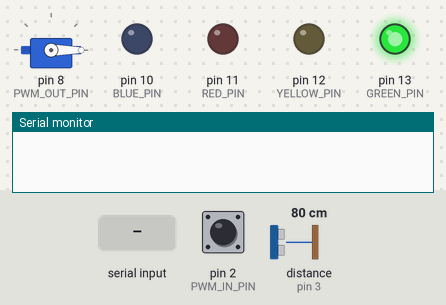
A sketch run on a simulated Arduino Uno, built with avr-gcc and run on an emulated ATmega328P. Shown: servo, output pins drawn as LEDs (lit = HIGH), the last lines printed to the serial monitor. Wiring (inferred from the names in the program): ultrasonic range finder: trigger pin 4; echo pin 3. The test bench sets the inputs (shaded band); at power-on: pin 2 (PWM_IN_PIN) LOW, distance to the obstacle (sensor on pin 3) 80 cm. The echo pulse lasts 58.3 µs per cm; pins used as bus, display or sensor lines are not drawn.

Above: at 1.2 s.
1.3 s: "90,45\n" received over Serial
3.8 s: pin 2 (PWM_IN_PIN) pulsed HIGH 2 times (0.12 s each, 0.3 s apart)
At 5.2 s:
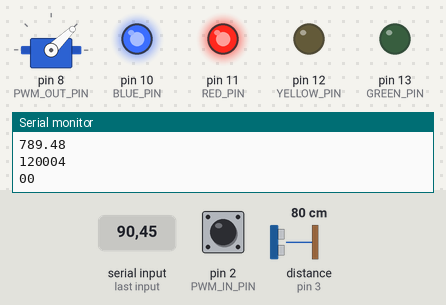
Timing chart, 0 to 6.8 s (numbered marks = the images above; inputs shaded):
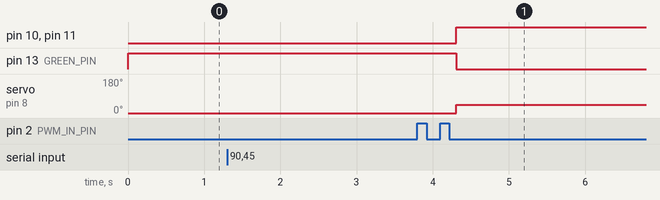

Measured:
- after the input at 3.8 s, pin 10 (BLUE_PIN), pin 11 (RED_PIN): LOW → HIGH after 0.51 s; pin 13 (GREEN_PIN): HIGH → LOW after 0.51 s; servo on pin 8 (PWM_OUT_PIN): 0° → 44° after 0.51 s

The sketch:

CollisionAvoidanceSystem.ino
```cpp
/*
   CollisionAvoidanceSystem

   This program is a collison avoidance system for an RC car. This
   program read the signal(PWM) sent by the receiver that is supposed
   to be received by the ESC(Electronic Speed Controller/Motor controller) and
   return them to the ESC using the servo library to create pwm signal but if
   the Ultrasonic sensor detect the RC car will hit a wall send the pwm value
   associated with breaking to the ESC instead of the value sent by receiver
   to prevent collision.

   Component:
    - Arduino Board used: Arduino UNO
    - UDS: Ultrasonic Distance Sensor(HC-SR04) https://www.elecfreaks.com/blog/post/hc-sr04-ultrasonic-module-user-guide.html https://www.sparkfun.com/products/15569
    - BD-LLC: Bi-Direcrional Logic Level Converter(BOB-12009) https://learn.sparkfun.com/tutorials/bi-directional-logic-level-converter-hookup-guide/all
    - SMPS: 5V Step-Up/Step-Down Voltage Regulator(S9V11F5) https://www.pololu.com/product/2836

    - Rc Car used: Latrax Rally
        - ESC(built in): Traxxas 3045r LaTrax Waterproof Electronic Speed Control
        - Rx(built in): Traxxas 3046 LaTrax 3-channel 2.4GHz Micro Receiver
        - Motor(built in): Traxxas 7575X Brushed DC Motor 370 (28-Turn)
        - 3 capacitor of 100000pF(built in) on the Dc Motor(C1, C2, C3)
        - Servo Motor(built in): Traxxas 2065 Sub-Micro Waterproof Servo
        - Transmitter: Traxxas 3047 LaTrax 2.4GHz, 2-channel (transmitter only)
        - Battery: 6.0v NiMh 1200mAh 5 cell


   Circuit(schematic and complete circuit the RC on link bellow (not yet)):
    - ESC Vout to rx Ch2 Vin, SMPS Vin, BD-LLC HV(Input)
    - ESC Gnd to Arduino Gnd(In), SMPS Gnd, rx Ch2 Gnd, BD-LLC Gnd for Hv
    - Arduino Vin to SMPS Vout
    - Arduino 5v(Out) to BD-LLC LV(Input), UDS Vcc(In)
    - Arduino Gnd to BD-LLC Gnd for Lv, UDS Gnd
    - Arduino Pin 2(Input, Interrupt) to BD-LLC Lv Ch1 (Bidirectional)
    - Arduino Pin 3(Input, Interrupt) to UDS ECHO_PIN Pin(Output)
    - Arduino Pin 4(Output) to UDS Trig Pin(Input)
    - Arduino Pin 8(Output) to ESC Pwm (Input)
    - rx CH2 Pwm (Output) to BD-LLC Hv Ch1 (Bidirectional)

    //not sure i should put rest of the circuit
    - Battery+ to ESC Vin
    - Battery- to ESC Gnd(in)
    - ESC Vout to Motor+, C1, C3
    - ESC Gnd to Motor-, C2, C3
    - Gnd to C1, C2
    - rx CH1 Vout to Servo Vin
    - rx CH1 Gnd to Servo Gnd
    - rx CH1 Pmw (Output) to Servo Pwm(Input)


   Width of PWM signal in MicroSecond associated to action:
    aproximately 1495 to 2000 or more foward(2000 is full throtle)
    aproximately 1445 to aproximately 1495 = neutral
    1000 to aproximately 1445 = reverse or break if Rc is going foward smaller num = more breaking power

   Project Start: 2 August 2021
    By Mathieu Trudelle
   Last Modified: 2 August 2021
    By Mathieu Trudelle
*/
///////////////////////////////////////////////////////////
/*
   TODO
    if rc in neutral and near a wall dont go on reverse
    if rc is stopped wait for user to go on neutral then give back control to user but in safeMode
    if in safe mode and user get away from wall disable safe mode
    if user go foward in safeMode go 10% of speed
    if user is in safeMode and get really close to a wall user enter danger mode
    if user enter dangerMode stop car until user go to neutral and allow only reverse and neutral contrl
    if user is in dangerMode, it is enabled until user isn't near wall

    try fixing problem that when starting rc cant automatically take controll or make sure that if user
    start car infront of obstacle it at least wait until the connection is well made before taking control
*/
#include <Servo.h>//to help sending pwm signal to ESC

#define PWM_IN_PIN 2//interrupt pin intercepting signal sent by receiver to ESC
#define PWM_OUT_PIN 8//output pin sending back intercepted signal to the ESC
#define ECHO_PIN 3//interrupt pin receiving the signal sent back by the UDS representing the time to receive signal after sending it in us
#define TRIGGER_PIN 4//output pin sending a signal of 10 us to the HC-Sr04 to activate i

#define REVERSE 0
#define NEUTRAL 1
#define DRIVE 2
#define BACKWARD 0
#define IMMOBILE 1//change bame
#define FOWARD 2

//#define DELAY_TIMER_TRIGGER 200000
#define VAL_BREAK 1000//width in Micro seconds of PWM signal associated to breaking
#define VAL_NEUTRAL 1470

#define BREAK_DISTANCE 1500//in mm

Servo my_transmitter;
bool is_breaking = false;
//bool is_user_restricted = true;
bool is_neutral = false;
long timer_trigger;
byte car_state;//0 moving back 1 not moving 2 moving foward

volatile float wall_distance;
volatile bool is_accurate_distance;

//volatile bool sendNewTrig = true, immobile;
volatile unsigned long rx_pulse_length;
//volatile unsigned long pulseStartTime, pulseWidth, lastPulse, ECHO_PINStart, ECHO_PINDuration, wallDistance;

/////////////////testing/debuging variable
#define BLUE_PIN 10
#define RED_PIN 11
#define YELLOW_PIN 12
#define GREEN_PIN 13
volatile bool is_using_serial_debug = false;


/*
   method called at the start of program. Set
   the pinMode, asign ISR to interrups pin
   and set pin that return new PWM signal
*/
void setup() {
  Serial.begin(9600);

  pinMode(PWM_IN_PIN, INPUT);
  pinMode(ECHO_PIN, INPUT);
  pinMode(TRIGGER_PIN, OUTPUT);
  my_transmitter.attach(PWM_OUT_PIN);

  attachInterrupt(digitalPinToInterrupt(PWM_IN_PIN), handle_rx_signal_isr, CHANGE);
  attachInterrupt(digitalPinToInterrupt(ECHO_PIN), handle_uds_echo_isr, CHANGE);

  digitalWrite(TRIGGER_PIN, LOW);//not sure is useful

  pinMode(BLUE_PIN, OUTPUT);
  pinMode(RED_PIN, OUTPUT);
  pinMode(YELLOW_PIN, OUTPUT);
  pinMode(GREEN_PIN, OUTPUT);
}

/*
   Main loop
   - transmit signal to the ESC depending on value of breaking
*/
void loop() {
  long my_pulse_length;

  if (timer_trigger <= micros()) {
    digitalWrite(TRIGGER_PIN, HIGH);
    delayMicroseconds(10);
    digitalWrite(TRIGGER_PIN, LOW);

    car_state = read_car_state();
    timer_trigger = micros() + 200000/*DELAY_TIMER_TRIGGER*/;//set t
  }

  //  if (sendNewTrig) {
  //    sendNewTrig = false;
  //    digitalWrite(TRIGGER_PIN, HIGH);
  //    delayMicroseconds(10);
  //    digitalWrite(TRIGGER_PIN, LOW);
  //  }

  if (wall_distance <= BREAK_DISTANCE && get_controller_state() == DRIVE && car_state == FOWARD && !(is_neutral || is_breaking)) {
    is_breaking = true;
  }else if (is_breaking && get_controller_state() == NEUTRAL && car_state != FOWARD) {
    is_neutral = true;
    is_breaking = false;
  } else if (is_neutral && wall_distance > BREAK_DISTANCE/* || get_controller_state() == NEUTRAL*/) {
    is_neutral = false;
  } /*else if (wall_distance <= BREAK_DISTANCE) {
    is_breaking = true;
  }*/

  if (is_breaking/* && get_controller_state() == DRIVE && car_state == FOWARD*/) {
    my_pulse_length = VAL_BREAK;
    digitalWrite(BLUE_PIN, HIGH);
  } else if(is_neutral && get_controller_state() != REVERSE){
    my_pulse_length = VAL_NEUTRAL;
    digitalWrite(BLUE_PIN, LOW);
  } else {
    my_pulse_length = rx_pulse_length;
    digitalWrite(BLUE_PIN, LOW);
  }
  my_transmitter.writeMicroseconds(my_pulse_length);

  //////////DEBUG//////////
  if (is_using_serial_debug) {
    write_serial_debug(my_pulse_length);
  }
  write_debug_led_state();
}

/*
   Interrupt method called when the tension change
   on the receiver pin.It is used to calculate the value
   of the PWM signal sent by the receiver.
*/
void handle_rx_signal_isr() {
  static long time_start_pulse;
  if (digitalRead(PWM_IN_PIN) == HIGH) {
    time_start_pulse = micros();
  } else {
    rx_pulse_length = micros() - time_start_pulse;
  }
}

void handle_uds_echo_isr() {
  static long time_start_echo;

  if (digitalRead(ECHO_PIN) == HIGH) {
    time_start_echo = micros();
  } else {
    float echo_length = micros() - time_start_echo;
    //wall-distance = (ECHO_PINDuration / 2) * 0.34;//distance en mm
    float temp_wall_distance = (echo_length / 2) * 0.34;//distance en mm
    if (temp_wall_distance != 0 && temp_wall_distance < 4000) {
      wall_distance = temp_wall_distance;
      is_accurate_distance = true;
    } else {
      is_accurate_distance = false;
    }

  }
}

byte get_controller_state() {
  if (1445 > rx_pulse_length) {
    return  0;
  } else if (1495 > rx_pulse_length) {
    return 1;
  } else {
    return 2;
  }
}

byte read_car_state() {
  if (is_accurate_distance) {
    static float last_position;
    byte state;
    if (last_position - wall_distance < -5) {
      state = 0;
    } else if (last_position - wall_distance < 5) {
      state = 1;
    } else {
      state = 2;
    }
    last_position = wall_distance;
    return state;
  } else {
    return car_state;
  }
}

//////////////////////////////////////////DEBUG FUNCTION/////////////////////////////////////////////
void write_debug_led_state() {
  //digitalWrite(BLUE_PIN, is_breaking && get_controller_state() == DRIVE);
  //digitalWrite(GREEN_PIN, car_mode == MODE_NORMAL);
  //digitalWrite(YELLOW_PIN, car_mode == MODE_SAFE);
  //digitalWrite(RED_PIN, car_mode == MODE_DANGER);
  digitalWrite(GREEN_PIN, !(is_breaking || is_neutral));
  digitalWrite(YELLOW_PIN, is_neutral);
  digitalWrite(RED_PIN, is_breaking);
}

/*
   when debugging called to manually break
   car when an input is sent on Serial monitor
*/
void serialEvent() {
  if (!is_using_serial_debug) {

    is_using_serial_debug = true;
    Serial.println("DEBUG");
  }
  if (Serial.available() > 0) {
    rx_pulse_length = Serial.readString().toInt();
  }
}

void write_serial_debug(long my_pulse_length) {
  static long test_timer;
  if (test_timer <= micros()) {
    Serial.println(wall_distance);
    Serial.println(my_pulse_length);
    Serial.print(is_breaking); Serial.println(is_neutral);
    test_timer = micros() + 1000000;
  }
}
```
